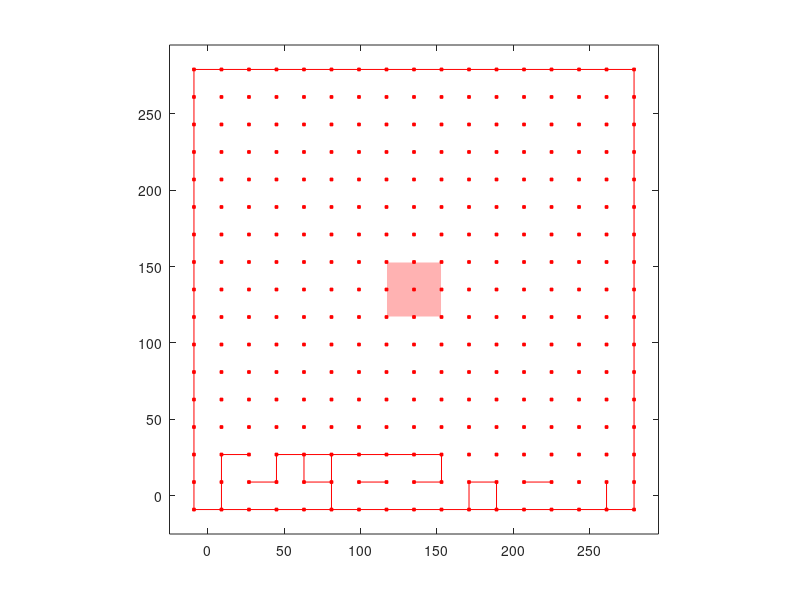

Write MATLAB code to recreate this figure. (Note: this script raises an error after producing the figure.)
% Plot a 5x5 maze and a mouse at the start cell
wall=[2 0 1 0 3 0 1 0 1 2 3 0 1 0 2 0 2 1 2 3 3 1 1 1 3];
yw = -9:18:279;
for x = -9:18:279
    if (x==9) 
        % mark the goal area
        rectangle('Position',[117 117 36 36],'FaceColor',[1 0.7 0.7],'EdgeColor','w');
        hold;
    end;
    % mark pole locations
    plot(x*ones(size(yw)),yw,'rs','MarkerFaceColor','r','MarkerSize',2);
end;
axis([-25 295 -25 295]);
axis('square');
% plot maze boundaries
plot([-9 279], [-9 -9],'r'); plot([279 279], [-9 279],'r');
plot([-9 279], [279 279],'r'); plot([-9 -9], [-9 279],'r');
for i=1:256
    if (rem(wall(i),2)==1)  % North wall exists at cell i
        plot([(rem(i-1,16))*18-9 (rem(i-1,16))*18+9],[floor((i-1)/16)*18+9 floor((i-1)/16)*18+9],'r');
    end;
    a = floor(wall(i)/2);
    if (rem(a,2)==1)        % East wall exists at cell i
        plot([(rem(i-1,16))*18+9 (rem(i-1,16))*18+9],[floor((i-1)/16)*18-9 floor((i-1)/16)*18+9],'r');
    end;
end;
hold;
set(gca,'XTick',[0 54 108 162 216 270])
set(gca,'YTick',[0 54 108 162 216 270])
title('Press "\bfFINISH\rm" button to stop the design','FontSize',14);
xlabel('X coordinate in cm','fontsize',12);
ylabel('Y coordinate in cm','fontsize',12);
